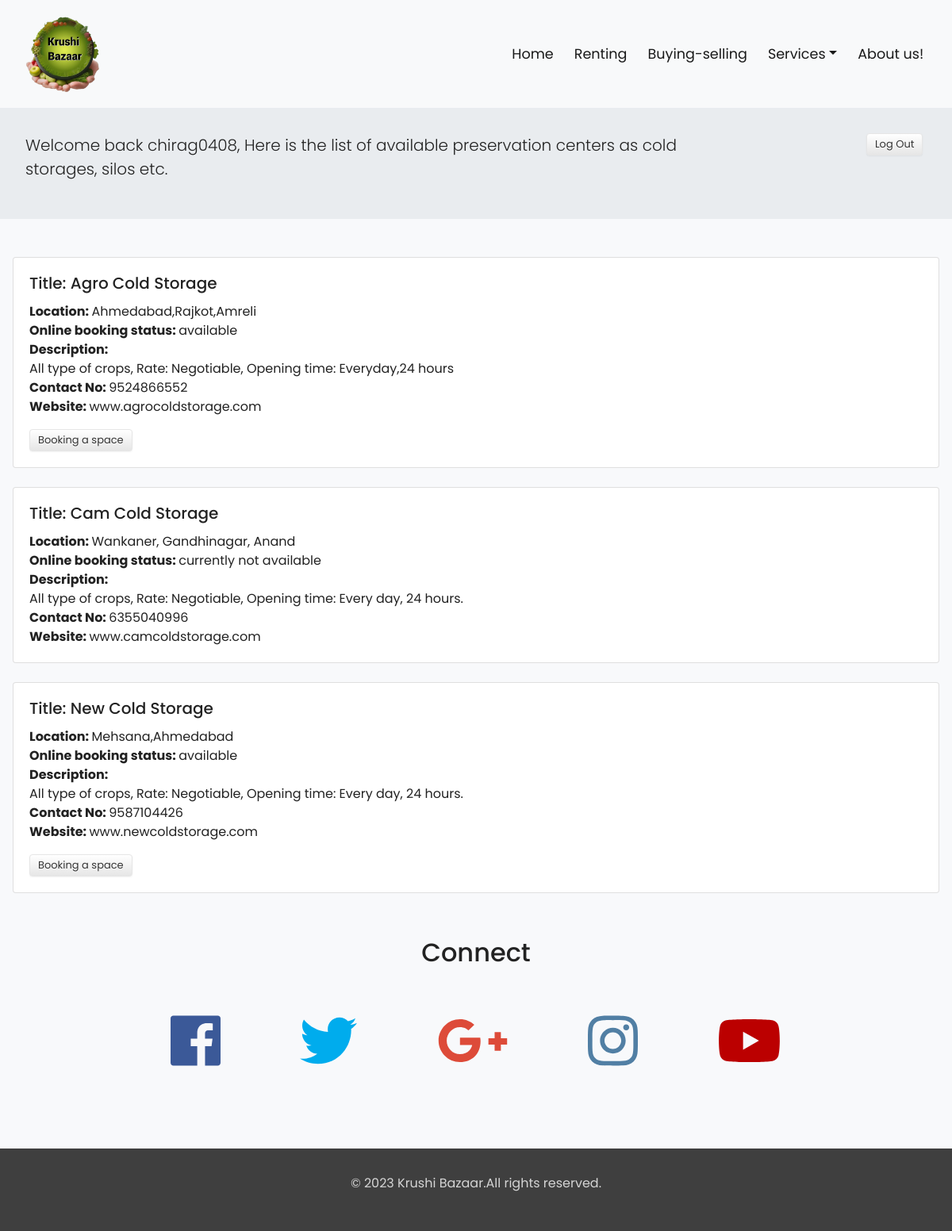
Page /preservation_center.php (signed in) on the committed database.
### tables this page shows
CREATE TABLE `preservation_centers` (
  `id` int(11) NOT NULL,
  `name` text NOT NULL,
  `location` text NOT NULL,
  `description` text NOT NULL,
  `contact` text NOT NULL,
  `website` text NOT NULL,
  `ob` int(11) NOT NULL
);

### preservation_center.php (the view, shortened to what this page needs)
<!DOCTYPE html>
<html lang="en">
  <head>
    <link rel="stylesheet" href="https://maxcdn.bootstrapcdn.com/bootstrap/4.0.0/css/bootstrap.min.css">
    <link href="css/style.css" rel="stylesheet">
  </head>
<body style="background-color:#F8F9FB">
  <?php include("header.php");?>
  <div class="container-fluid" id="login_content" style="display:none;">
    <div class="row jumbotron">
      <div class="col-xs-10 col-sm-10 col-md-8 col-lg-8 col-xl-9">
        <p class="lead">Welcome back <?php echo($_SESSION['username']); ?>, Here is the list of available preservation centers as cold storages, silos etc.
        </p>
      </div>
      <div class="col-sm-1" style="padding-left:200px;">
        <a href="preservation_center.php?logout='1'"><button class='btn btn-default btn-rounded mb-4 btn-danger'>Log Out</button></a>
      </div>
    </div>
  </div>
      <div class="col-sm">
      <?php
      $db = mysqli_connect('localhost','root','','data');
      $query = "SELECT * FROM preservation_centers";
      $operation = mysqli_query($db,$query);
      while($res = mysqli_fetch_assoc($operation)) {
        $name = $res['name'];
        $location= $res['location'];
        $ob = $res['ob'];
        if($ob) {
          $status = "available";
        }
        else {
          $status = "currently not available";
        }
         ?>
          <div class="card w-80">
            <div class="card-body">
              <div class="row">
                <div class="col">
                  <h5 class="card-title">Title: <?php echo($name) ?></h5>
                  <p class="card-text"><b>Location: </b><?php echo($location) ?>
                  <br>
                  <b>Online booking status: </b><?php echo("$status"); ?>
                  <br>
                  <b>Description: </b><br> <?php echo($res['description']); ?>
                  <br>
                  <b>Contact No: </b> <?php echo($res['contact']); ?>
                  <br>
                  <b>Website: </b> <?php echo($res['website']); ?>
                  <br>
                  </p>
                  <?php if($ob && isset($_SESSION['username'])) { ?>
                  <button class="btn btn-secondary" id="book" data-toggle="modal" data-target="#confirm">Booking a space</button>
                  <?php };  ?>
                </div>
              </div>
            </div>
          </div>
          <br>
      <?php } ?>
        </div>
<?php include("footer.php"); ?>
</body>
</html>

### css/style.css (style rules this page uses)
.btn { display: inline-block; *display: inline; *zoom: 1; padding: 4px 10px 4px; margin-bottom: 0; font-size: 13px; line-height: 18px; color: #333333; text-align: center;text-shadow: 0 1px 1px rgba(255, 255, 255, 0.75); vertical-align: middle; background-color: #f5f5f5; background-image: -moz-linear-gradient(top, #ffffff, #e6e6e6); background-image: -ms-linear-gradient(top, #ffffff, #e6e6e6); background-image: -webkit-gradient(linear, 0 0, 0 100%, from(#ffffff), to(#e6e6e6)); background-image: -webkit-linear-gradient(top, #ffffff, #e6e6e6); background-image: -o-linear-gradient(top, #ffffff, #e6e6e6); background-image: linear-gradient(top, #ffffff, #e6e6e6); background-repeat: repeat-x; filter: progid:dximagetransform.microsoft.gradient(startColorstr=#ffffff, endColorstr=#e6e6e6, GradientType=0); border-color: #e6e6e6 #e6e6e6 #e6e6e6; border-color: rgba(0, 0, 0, 0.1) rgba(0, 0, 0, 0.1) rgba(0, 0, 0, 0.25); border: 1px solid #e6e6e6; -webkit-border-radius: 4px; -moz-border-radius: 4px; border-radius: 4px; -webkit-box-shadow: inset 0 1px 0 rgba(255, 255, 255, 0.2), 0 1px 2px rgba(0, 0, 0, 0.05); -moz-box-shadow: inset 0 1px 0 rgba(255, 255, 255, 0.2), 0 1px 2px rgba(0, 0, 0, 0.05); box-shadow: inset 0 1px 0 rgba(255, 255, 255, 0.2), 0 1px 2px rgba(0, 0, 0, 0.05); cursor: pointer; *margin-left: .3em; }
html,body { height: 100%; width: 100%; font-family: 'Poppins', sans-serif; color: #222; }
.jumbotron { padding: 1rem; border-radius: 0; }
[class*="col-"] { padding: 1rem; }

### rows in the picture
preservation_centers: name "Agro Cold Storage", location "Ahmedabad,Rajkot,Amreli", ob "available", description "All type of crops, Rate: Negotiable, Opening time: Everyday,24 hours", contact "9524866552", website "www.agrocoldstorage.com", shows "Booking a space"
preservation_centers: name "Cam Cold Storage", location "Wankaner, Gandhinagar, Anand", ob "currently not available", description "All type of crops, Rate: Negotiable, Opening time: Every day, 24 hours.", contact "6355040996", website "www.camcoldstorage.com"
preservation_centers: name "New Cold Storage", location "Mehsana,Ahmedabad", ob "available", description "All type of crops, Rate: Negotiable, Opening time: Every day, 24 hours.", contact "9587104426", website "www.newcoldstorage.com", shows "Booking a space"

### other values in the picture
$_SESSION['username'] "chirag0408"
